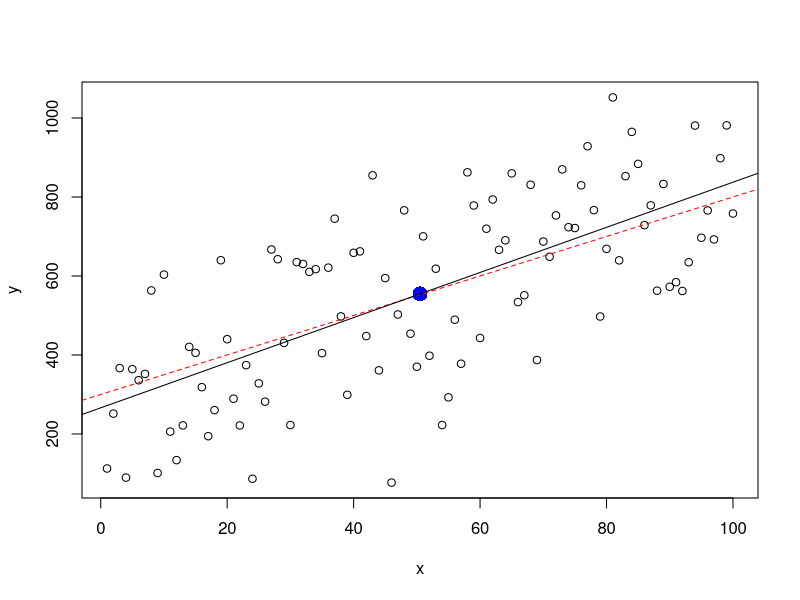

Write the R code that produced this figure.
library(testthat)

set.seed(3.14)

# Plotting parameter - sets bottom, left, top, right margin size
par(mai=c(0.8,0.6,0.1,0.4))

n = 100

b0 = 300
b1 = 5
noise = 200 * rnorm(n)

x = 1:n

# The true linear model
y = b0 + b1 * x + noise

mod = lm(y ~ x)

pdf('regress.pdf', width = 5, height = 4)

plot(x, y)

# Plot the mean
points(mean(x), mean(y), pch = 16, cex = 2, col = 'blue')

# True line
abline(b0, b1, lty = 2, col = 'red')

# Fitted line
abline(mod)

# Verify that model does pass through mean of data
xbar = data.frame(x = mean(x))
# Need to work on this one.
#expect_equal(mean(y), predict(mod, xbar))

dev.off()
